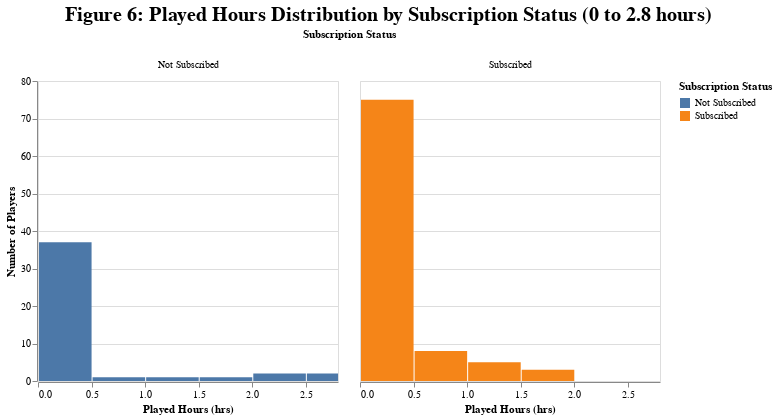

Notebook cell for this chart:
### Code cell
# Zoomed Subscription Chart (Figure 6)
chart_subscribe_zoom = (
    alt.Chart(player_training)
    .mark_bar(clip=True)
    .encode(
        x=alt.X('played_hours:Q',
                bin=alt.Bin(maxbins=500),
                scale=alt.Scale(domain=[0, 2.8]),
                title='Played Hours (hrs)'),
        y=alt.Y('count()', title='Number of Players'),
        color=alt.Color('subscribe:N', title='Subscription Status')
    )
    .facet(column=alt.Column('subscribe:N', title='Subscription Status'))
    .properties(
        title=alt.TitleParams(
            text='Figure 6: Played Hours Distribution by Subscription Status (0 to 2.8 hours)',
            fontSize=20,
            fontWeight='bold',
            anchor='middle'
        )
    )
)
chart_subscribe_zoom

### Figure 1 — Vega-Lite specification as saved in the notebook (floating-point values rounded to 4 significant figures; data arrays with more than 128 entries replaced by an {"elided": "..."} marker saying what was removed)
{"config": {"view": {"continuousWidth": 300, "continuousHeight": 300}}, "data": {"name": "data-48f92a76c34b898d99b1651de141db41"}, "facet": {"column": {"field": "subscribe", "title": "Subscription Status", "type": "nominal"}}, "spec": {"mark": {"type": "bar", "clip": true}, "encoding": {"color": {"field": "subscribe", "title": "Subscription Status", "type": "nominal"}, "x": {"bin": {"maxbins": 500}, "field": "played_hours", "scale": {"domain": [0, 2.8]}, "title": "Played Hours (hrs)", "type": "quantitative"}, "y": {"aggregate": "count", "title": "Number of Players", "type": "quantitative"}}}, "title": {"text": "Figure 6: Played Hours Distribution by Subscription Status (0 to 2.8 hours)", "anchor": "middle", "fontSize": 20, "fontWeight": "bold"}, "$schema": "https://vega.github.io/schema/vega-lite/v5.20.1.json", "datasets": {"data-48f92a76c34b898d99b1651de141db41": {"elided": "147 records"}}}
